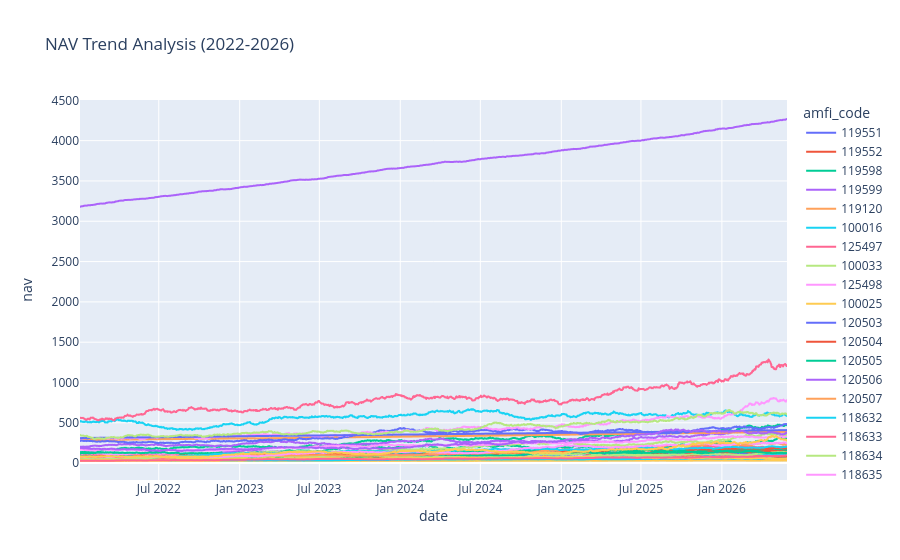

Notebook code cell kept with this figure:
### Code cell
nav["date"] = pd.to_datetime(nav["date"])

fig = px.line(
    nav,
    x="date",
    y="nav",
    color="amfi_code",
    title="NAV Trend Analysis (2022-2026)"
)

fig.show()

### Figure 1 — Plotly figure (JSON) as saved in the notebook; plotly's stock layout.template omitted (floating-point values rounded to 4 significant figures; data arrays with more than 128 entries replaced by an {"elided": "..."} marker saying what was removed)
{"data": [{"hovertemplate": "amfi_code=119551<br>date=%{x}<br>nav=%{y}<extra></extra>", "legendgroup": "119551", "line": {"color": "#636efa", "dash": "solid"}, "marker": {"symbol": "circle"}, "mode": "lines", "name": "119551", "showlegend": true, "type": "scattergl", "x": {"elided": "1150 str values"}, "xaxis": "x", "y": {"elided": "1150 float values"}, "yaxis": "y"}, {"hovertemplate": "amfi_code=119552<br>date=%{x}<br>nav=%{y}<extra></extra>", "legendgroup": "119552", "line": {"color": "#EF553B", "dash": "solid"}, "marker": {"symbol": "circle"}, "mode": "lines", "name": "119552", "showlegend": true, "type": "scattergl", "x": {"elided": "1150 str values"}, "xaxis": "x", "y": {"elided": "1150 float values"}, "yaxis": "y"}, {"hovertemplate": "amfi_code=119598<br>date=%{x}<br>nav=%{y}<extra></extra>", "legendgroup": "119598", "line": {"color": "#00cc96", "dash": "solid"}, "marker": {"symbol": "circle"}, "mode": "lines", "name": "119598", "showlegend": true, "type": "scattergl", "x": {"elided": "1150 str values"}, "xaxis": "x", "y": {"elided": "1150 float values"}, "yaxis": "y"}, {"hovertemplate": "amfi_code=119599<br>date=%{x}<br>nav=%{y}<extra></extra>", "legendgroup": "119599", "line": {"color": "#ab63fa", "dash": "solid"}, "marker": {"symbol": "circle"}, "mode": "lines", "name": "119599", "showlegend": true, "type": "scattergl", "x": {"elided": "1150 str values"}, "xaxis": "x", "y": {"elided": "1150 float values"}, "yaxis": "y"}, {"hovertemplate": "amfi_code=119120<br>date=%{x}<br>nav=%{y}<extra></extra>", "legendgroup": "119120", "line": {"color": "#FFA15A", "dash": "solid"}, "marker": {"symbol": "circle"}, "mode": "lines", "name": "119120", "showlegend": true, "type": "scattergl", "x": {"elided": "1150 str values"}, "xaxis": "x", "y": {"elided": "1150 float values"}, "yaxis": "y"}, {"hovertemplate": "amfi_code=100016<br>date=%{x}<br>nav=%{y}<extra></extra>", "legendgroup": "100016", "line": {"color": "#19d3f3", "dash": "solid"}, "marker": {"symbol": "circle"}, "mode": "lines", "name": "100016", "showlegend": true, "type": "scattergl", "x": {"elided": "1150 str values"}, "xaxis": "x", "y": {"elided": "1150 float values"}, "yaxis": "y"}, {"hovertemplate": "amfi_code=125497<br>date=%{x}<br>nav=%{y}<extra></extra>", "legendgroup": "125497", "line": {"color": "#FF6692", "dash": "solid"}, "marker": {"symbol": "circle"}, "mode": "lines", "name": "125497", "showlegend": true, "type": "scattergl", "x": {"elided": "1150 str values"}, "xaxis": "x", "y": {"elided": "1150 float values"}, "yaxis": "y"}, {"hovertemplate": "amfi_code=100033<br>date=%{x}<br>nav=%{y}<extra></extra>", "legendgroup": "100033", "line": {"color": "#B6E880", "dash": "solid"}, "marker": {"symbol": "circle"}, "mode": "lines", "name": "100033", "showlegend": true, "type": "scattergl", "x": {"elided": "1150 str values"}, "xaxis": "x", "y": {"elided": "1150 float values"}, "yaxis": "y"}, {"hovertemplate": "amfi_code=125498<br>date=%{x}<br>nav=%{y}<extra></extra>", "legendgroup": "125498", "line": {"color": "#FF97FF", "dash": "solid"}, "marker": {"symbol": "circle"}, "mode": "lines", "name": "125498", "showlegend": true, "type": "scattergl", "x": {"elided": "1150 str values"}, "xaxis": "x", "y": {"elided": "1150 float values"}, "yaxis": "y"}, {"hovertemplate": "amfi_code=100025<br>date=%{x}<br>nav=%{y}<extra></extra>", "legendgroup": "100025", "line": {"color": "#FECB52", "dash": "solid"}, "marker": {"symbol": "circle"}, "mode": "lines", "name": "100025", "showlegend": true, "type": "scattergl", "x": {"elided": "1150 str values"}, "xaxis": "x", "y": {"elided": "1150 float values"}, "yaxis": "y"}, {"hovertemplate": "amfi_code=120503<br>date=%{x}<br>nav=%{y}<extra></extra>", "legendgroup": "120503", "line": {"color": "#636efa", "dash": "solid"}, "marker": {"symbol": "circle"}, "mode": "lines", "name": "120503", "showlegend": true, "type": "scattergl", "x": {"elided": "1150 str values"}, "xaxis": "x", "y": {"elided": "1150 float values"}, "yaxis": "y"}, {"hovertemplate": "amfi_code=120504<br>date=%{x}<br>nav=%{y}<extra></extra>", "legendgroup": "120504", "line": {"color": "#EF553B", "dash": "solid"}, "marker": {"symbol": "circle"}, "mode": "lines", "name": "120504", "showlegend": true, "type": "scattergl", "x": {"elided": "1150 str values"}, "xaxis": "x", "y": {"elided": "1150 float values"}, "yaxis": "y"}, {"hovertemplate": "amfi_code=120505<br>date=%{x}<br>nav=%{y}<extra></extra>", "legendgroup": "120505", "line": {"color": "#00cc96", "dash": "solid"}, "marker": {"symbol": "circle"}, "mode": "lines", "name": "120505", "showlegend": true, "type": "scattergl", "x": {"elided": "1150 str values"}, "xaxis": "x", "y": {"elided": "1150 float values"}, "yaxis": "y"}, {"hovertemplate": "amfi_code=120506<br>date=%{x}<br>nav=%{y}<extra></extra>", "legendgroup": "120506", "line": {"color": "#ab63fa", "dash": "solid"}, "marker": {"symbol": "circle"}, "mode": "lines", "name": "120506", "showlegend": true, "type": "scattergl", "x": {"elided": "1150 str values"}, "xaxis": "x", "y": {"elided": "1150 float values"}, "yaxis": "y"}, {"hovertemplate": "amfi_code=120507<br>date=%{x}<br>nav=%{y}<extra></extra>", "legendgroup": "120507", "line": {"color": "#FFA15A", "dash": "solid"}, "marker": {"symbol": "circle"}, "mode": "lines", "name": "120507", "showlegend": true, "type": "scattergl", "x": {"elided": "1150 str values"}, "xaxis": "x", "y": {"elided": "1150 float values"}, "yaxis": "y"}, {"hovertemplate": "amfi_code=118632<br>date=%{x}<br>nav=%{y}<extra></extra>", "legendgroup": "118632", "line": {"color": "#19d3f3", "dash": "solid"}, "marker": {"symbol": "circle"}, "mode": "lines", "name": "118632", "showlegend": true, "type": "scattergl", "x": {"elided": "1150 str values"}, "xaxis": "x", "y": {"elided": "1150 float values"}, "yaxis": "y"}, {"hovertemplate": "amfi_code=118633<br>date=%{x}<br>nav=%{y}<extra></extra>", "legendgroup": "118633", "line": {"color": "#FF6692", "dash": "solid"}, "marker": {"symbol": "circle"}, "mode": "lines", "name": "118633", "showlegend": true, "type": "scattergl", "x": {"elided": "1150 str values"}, "xaxis": "x", "y": {"elided": "1150 float values"}, "yaxis": "y"}, {"hovertemplate": "amfi_code=118634<br>date=%{x}<br>nav=%{y}<extra></extra>", "legendgroup": "118634", "line": {"color": "#B6E880", "dash": "solid"}, "marker": {"symbol": "circle"}, "mode": "lines", "name": "118634", "showlegend": true, "type": "scattergl", "x": {"elided": "1150 str values"}, "xaxis": "x", "y": {"elided": "1150 float values"}, "yaxis": "y"}, {"hovertemplate": "amfi_code=118635<br>date=%{x}<br>nav=%{y}<extra></extra>", "legendgroup": "118635", "line": {"color": "#FF97FF", "dash": "solid"}, "marker": {"symbol": "circle"}, "mode": "lines", "name": "118635", "showlegend": true, "type": "scattergl", "x": {"elided": "1150 str values"}, "xaxis": "x", "y": {"elided": "1150 float values"}, "yaxis": "y"}, {"hovertemplate": "amfi_code=118636<br>date=%{x}<br>nav=%{y}<extra></extra>", "legendgroup": "118636", "line": {"color": "#FECB52", "dash": "solid"}, "marker": {"symbol": "circle"}, "mode": "lines", "name": "118636", "showlegend": true, "type": "scattergl", "x": {"elided": "1150 str values"}, "xaxis": "x", "y": {"elided": "1150 float values"}, "yaxis": "y"}, {"hovertemplate": "amfi_code=120841<br>date=%{x}<br>nav=%{y}<extra></extra>", "legendgroup": "120841", "line": {"color": "#636efa", "dash": "solid"}, "marker": {"symbol": "circle"}, "mode": "lines", "name": "120841", "showlegend": true, "type": "scattergl", "x": {"elided": "1150 str values"}, "xaxis": "x", "y": {"elided": "1150 float values"}, "yaxis": "y"}, {"hovertemplate": "amfi_code=120842<br>date=%{x}<br>nav=%{y}<extra></extra>", "legendgroup": "120842", "line": {"color": "#EF553B", "dash": "solid"}, "marker": {"symbol": "circle"}, "mode": "lines", "name": "120842", "showlegend": true, "type": "scattergl", "x": {"elided": "1150 str values"}, "xaxis": "x", "y": {"elided": "1150 float values"}, "yaxis": "y"}, {"hovertemplate": "amfi_code=120843<br>date=%{x}<br>nav=%{y}<extra></extra>", "legendgroup": "120843", "line": {"color": "#00cc96", "dash": "solid"}, "marker": {"symbol": "circle"}, "mode": "lines", "name": "120843", "showlegend": true, "type": "scattergl", "x": {"elided": "1150 str values"}, "xaxis": "x", "y": {"elided": "1150 float values"}, "yaxis": "y"}, {"hovertemplate": "amfi_code=120844<br>date=%{x}<br>nav=%{y}<extra></extra>", "legendgroup": "120844", "line": {"color": "#ab63fa", "dash": "solid"}, "marker": {"symbol": "circle"}, "mode": "lines", "name": "120844", "showlegend": true, "type": "scattergl", "x": {"elided": "1150 str values"}, "xaxis": "x", "y": {"elided": "1150 float values"}, "yaxis": "y"}, {"hovertemplate": "amfi_code=119092<br>date=%{x}<br>nav=%{y}<extra></extra>", "legendgroup": "119092", "line": {"color": "#FFA15A", "dash": "solid"}, "marker": {"symbol": "circle"}, "mode": "lines", "name": "119092", "showlegend": true, "type": "scattergl", "x": {"elided": "1150 str values"}, "xaxis": "x", "y": {"elided": "1150 float values"}, "yaxis": "y"}, {"hovertemplate": "amfi_code=119093<br>date=%{x}<br>nav=%{y}<extra></extra>", "legendgroup": "119093", "line": {"color": "#19d3f3", "dash": "solid"}, "marker": {"symbol": "circle"}, "mode": "lines", "name": "119093", "showlegend": true, "type": "scattergl", "x": {"elided": "1150 str values"}, "xaxis": "x", "y": {"elided": "1150 float values"}, "yaxis": "y"}, {"hovertemplate": "amfi_code=119094<br>date=%{x}<br>nav=%{y}<extra></extra>", "legendgroup": "119094", "line": {"color": "#FF6692", "dash": "solid"}, "marker": {"symbol": "circle"}, "mode": "lines", "name": "119094", "showlegend": true, "type": "scattergl", "x": {"elided": "1150 str values"}, "xaxis": "x", "y": {"elided": "1150 float values"}, "yaxis": "y"}, {"hovertemplate": "amfi_code=119095<br>date=%{x}<br>nav=%{y}<extra></extra>", "legendgroup": "119095", "line": {"color": "#B6E880", "dash": "solid"}, "marker": {"symbol": "circle"}, "mode": "lines", "name": "119095", "showlegend": true, "type": "scattergl", "x": {"elided": "1150 str values"}, "xaxis": "x", "y": {"elided": "1150 float values"}, "yaxis": "y"}, {"hovertemplate": "amfi_code=101206<br>date=%{x}<br>nav=%{y}<extra></extra>", "legendgroup": "101206", "line": {"color": "#FF97FF", "dash": "solid"}, "marker": {"symbol": "circle"}, "mode": "lines", "name": "101206", "showlegend": true, "type": "scattergl", "x": {"elided": "1150 str values"}, "xaxis": "x", "y": {"elided": "1150 float values"}, "yaxis": "y"}, {"hovertemplate": "amfi_code=101207<br>date=%{x}<br>nav=%{y}<extra></extra>", "legendgroup": "101207", "line": {"color": "#FECB52", "dash": "solid"}, "marker": {"symbol": "circle"}, "mode": "lines", "name": "101207", "showlegend": true, "type": "scattergl", "x": {"elided": "1150 str values"}, "xaxis": "x", "y": {"elided": "1150 float values"}, "yaxis": "y"}, {"hovertemplate": "amfi_code=101208<br>date=%{x}<br>nav=%{y}<extra></extra>", "legendgroup": "101208", "line": {"color": "#636efa", "dash": "solid"}, "marker": {"symbol": "circle"}, "mode": "lines", "name": "101208", "showlegend": true, "type": "scattergl", "x": {"elided": "1150 str values"}, "xaxis": "x", "y": {"elided": "1150 float values"}, "yaxis": "y"}, {"hovertemplate": "amfi_code=102885<br>date=%{x}<br>nav=%{y}<extra></extra>", "legendgroup": "102885", "line": {"color": "#EF553B", "dash": "solid"}, "marker": {"symbol": "circle"}, "mode": "lines", "name": "102885", "showlegend": true, "type": "scattergl", "x": {"elided": "1150 str values"}, "xaxis": "x", "y": {"elided": "1150 float values"}, "yaxis": "y"}, {"hovertemplate": "amfi_code=102886<br>date=%{x}<br>nav=%{y}<extra></extra>", "legendgroup": "102886", "line": {"color": "#00cc96", "dash": "solid"}, "marker": {"symbol": "circle"}, "mode": "lines", "name": "102886", "showlegend": true, "type": "scattergl", "x": {"elided": "1150 str values"}, "xaxis": "x", "y": {"elided": "1150 float values"}, "yaxis": "y"}, {"hovertemplate": "amfi_code=102887<br>date=%{x}<br>nav=%{y}<extra></extra>", "legendgroup": "102887", "line": {"color": "#ab63fa", "dash": "solid"}, "marker": {"symbol": "circle"}, "mode": "lines", "name": "102887", "showlegend": true, "type": "scattergl", "x": {"elided": "1150 str values"}, "xaxis": "x", "y": {"elided": "1150 float values"}, "yaxis": "y"}, {"hovertemplate": "amfi_code=148567<br>date=%{x}<br>nav=%{y}<extra></extra>", "legendgroup": "148567", "line": {"color": "#FFA15A", "dash": "solid"}, "marker": {"symbol": "circle"}, "mode": "lines", "name": "148567", "showlegend": true, "type": "scattergl", "x": {"elided": "1150 str values"}, "xaxis": "x", "y": {"elided": "1150 float values"}, "yaxis": "y"}, {"hovertemplate": "amfi_code=148568<br>date=%{x}<br>nav=%{y}<extra></extra>", "legendgroup": "148568", "line": {"color": "#19d3f3", "dash": "solid"}, "marker": {"symbol": "circle"}, "mode": "lines", "name": "148568", "showlegend": true, "type": "scattergl", "x": {"elided": "1150 str values"}, "xaxis": "x", "y": {"elided": "1150 float values"}, "yaxis": "y"}, {"hovertemplate": "amfi_code=148569<br>date=%{x}<br>nav=%{y}<extra></extra>", "legendgroup": "148569", "line": {"color": "#FF6692", "dash": "solid"}, "marker": {"symbol": "circle"}, "mode": "lines", "name": "148569", "showlegend": true, "type": "scattergl", "x": {"elided": "1150 str values"}, "xaxis": "x", "y": {"elided": "1150 float values"}, "yaxis": "y"}, {"hovertemplate": "amfi_code=149322<br>date=%{x}<br>nav=%{y}<extra></extra>", "legendgroup": "149322", "line": {"color": "#B6E880", "dash": "solid"}, "marker": {"symbol": "circle"}, "mode": "lines", "name": "149322", "showlegend": true, "type": "scattergl", "x": {"elided": "1150 str values"}, "xaxis": "x", "y": {"elided": "1150 float values"}, "yaxis": "y"}, {"hovertemplate": "amfi_code=149323<br>date=%{x}<br>nav=%{y}<extra></extra>", "legendgroup": "149323", "line": {"color": "#FF97FF", "dash": "solid"}, "marker": {"symbol": "circle"}, "mode": "lines", "name": "149323", "showlegend": true, "type": "scattergl", "x": {"elided": "1150 str values"}, "xaxis": "x", "y": {"elided": "1150 float values"}, "yaxis": "y"}, {"hovertemplate": "amfi_code=149324<br>date=%{x}<br>nav=%{y}<extra></extra>", "legendgroup": "149324", "line": {"color": "#FECB52", "dash": "solid"}, "marker": {"symbol": "circle"}, "mode": "lines", "name": "149324", "showlegend": true, "type": "scattergl", "x": {"elided": "1150 str values"}, "xaxis": "x", "y": {"elided": "1150 float values"}, "yaxis": "y"}], "layout": {"legend": {"title": {"text": "amfi_code"}, "tracegroupgap": 0}, "title": {"text": "NAV Trend Analysis (2022-2026)"}, "xaxis": {"anchor": "y", "domain": [0, 1], "title": {"text": "date"}}, "yaxis": {"anchor": "x", "domain": [0, 1], "title": {"text": "nav"}}}}
